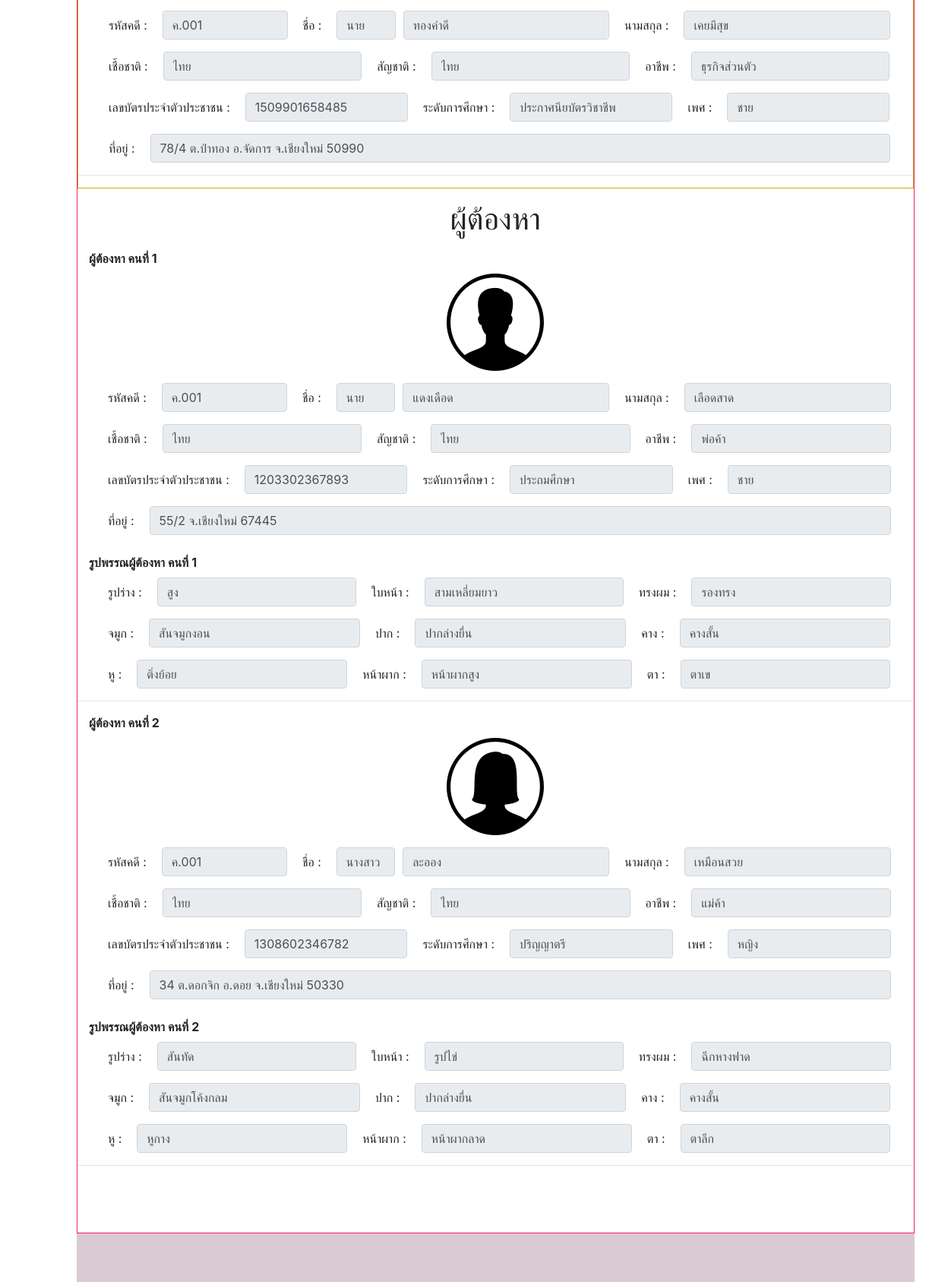
The app's page /module/main/home.php?datacase=ค.001&module=1&action=1 (signed in, lower part), older data.
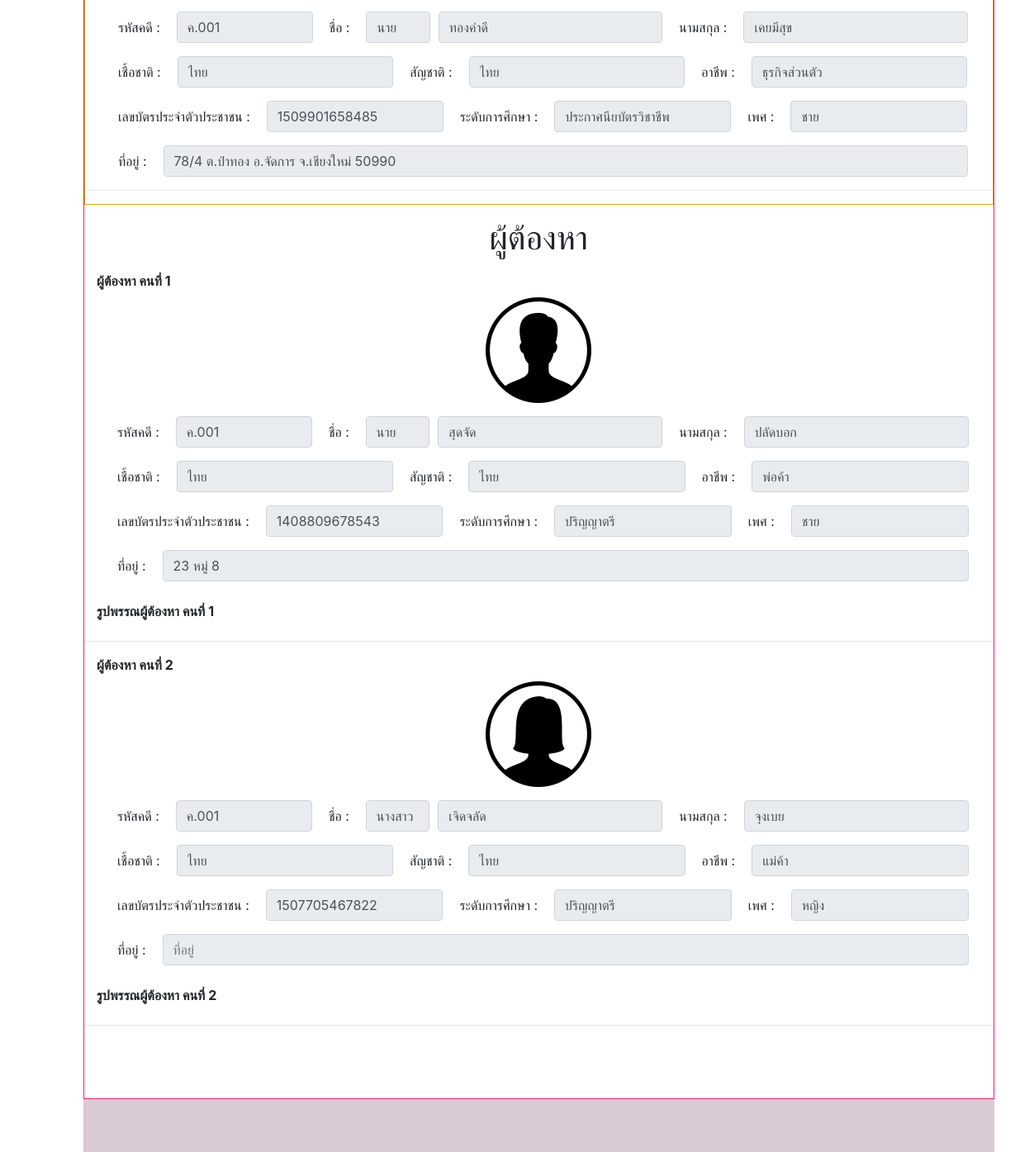
The same page, newer data.
### tables this page shows
CREATE TABLE `victim` (
  `case_id` varchar(255) NOT NULL,
  `title_name` varchar(255) NOT NULL,
  `victim_name` varchar(255) NOT NULL,
  `victim_lastname` varchar(255) NOT NULL,
  `victim_sex` tinyint(2) NOT NULL,
  `victim_idcard` char(13) NOT NULL,
  `victim_address` text DEFAULT NULL,
  `victim_education` tinyint(2) NOT NULL,
  `victim_image` varchar(255) DEFAULT NULL,
  `victim_race` varchar(255) NOT NULL,
  `victim_nationality` varchar(255) NOT NULL,
  `victim_career` varchar(255) NOT NULL
);

CREATE TABLE `education` (
  `edu_id` tinyint(2) NOT NULL,
  `edu_name` varchar(255) NOT NULL
);

CREATE TABLE `villain` (
  `case_id` varchar(255) NOT NULL,
  `title_name` varchar(255) NOT NULL,
  `villain_name` varchar(255) NOT NULL,
  `villain_lastname` varchar(255) NOT NULL,
  `villain_sex` tinyint(2) NOT NULL,
  `villain_idcard` char(13) NOT NULL,
  `villain_address` text DEFAULT NULL,
  `villain_education` tinyint(2) DEFAULT NULL,
  `villain_image` varchar(255) DEFAULT NULL,
  `villain_race` varchar(255) NOT NULL,
  `villain_nationality` varchar(255) NOT NULL,
  `villain_career` varchar(255) NOT NULL
);

CREATE TABLE `villain_body` (
  `body_id` tinyint(2) NOT NULL,
  `body_name` varchar(255) NOT NULL
);

CREATE TABLE `villain_face` (
  `face_id` tinyint(2) NOT NULL,
  `face_name` varchar(255) NOT NULL
);

CREATE TABLE `villain_hair` (
  `hair_style_id` tinyint(2) NOT NULL,
  `hair_name` varchar(255) NOT NULL
);

CREATE TABLE `villain_nose` (
  `nose_id` tinyint(2) NOT NULL,
  `nose_name` varchar(255) NOT NULL
);

CREATE TABLE `villain_mouth` (
  `mouth_id` tinyint(2) NOT NULL,
  `mouth_name` varchar(255) NOT NULL
);

CREATE TABLE `villain_chin` (
  `chin_id` tinyint(2) NOT NULL,
  `chin_name` varchar(255) NOT NULL
);

CREATE TABLE `villain_ears` (
  `ears_id` tinyint(2) NOT NULL,
  `ears_name` varchar(255) NOT NULL
);

CREATE TABLE `villain_forehead` (
  `forehead_id` tinyint(2) NOT NULL,
  `forehead_name` varchar(255) NOT NULL
);

CREATE TABLE `villain_eyes` (
  `eyes_id` tinyint(2) NOT NULL,
  `eyes_name` varchar(255) NOT NULL
);

### module/view/view_data.php (the view, shortened to what the rows shown need)
<?php
$con = connect_db();
  ?>
<div class="container bigbody">
    <div class="col-md">
    <section class="bf-footer">
    <div class="victim">
      <br>
      <form>
      <?php
      if(empty($_GET['datacase'])){
        $data = "";
      }else{
        $data=$_GET['datacase'];
        $result_chk_victim = mysqli_query($con,"SELECT case_id FROM victim  WHERE case_id = '$data'")or die("resualt_chk_victim sqli error".mysqli_error($con));
        $result_victim = mysqli_query($con,"SELECT vm.title_name, vm.victim_name,vm.victim_lastname,vm.victim_sex,vm.victim_idcard,vm.victim_address,ed.edu_name,vm.victim_image,vm.victim_race,vm.victim_nationality,vm.victim_career FROM victim as vm  INNER JOIN education as ed ON vm.victim_education = ed.edu_id WHERE case_id = '$data'")or die("resualt_victim sqli error".mysqli_error($con));
        list($case_id)=mysqli_fetch_row($result_chk_victim);
        if(empty($case_id)){
          ?><script>swal("sorry!", "ไม่พบข้อมูลบางส่วน!", "error")</script><?php
          echo "<h5 class='text-center'>----ไม่พบข้อมูล----</h5>";
        }else {
        while(list($title_name,$victim_name,$victim_lastname,$victim_sex,$victim_idcard,$victim_address,$victim_education,$victim_image,$victim_race,$victim_nationality,$victim_careen)=mysqli_fetch_row($result_victim)){
          if($victim_sex == 1){
            $sex_name = "ชาย";
          }else{
            $sex_name = "หญิง";
          }
        ?>
         <div class="col-md">
          <div class="col-md">
          <div class="form-row">
          <div>
              <label class="col-sm col-form-label">รหัสคดี : </label>
          </div>
          <div class="col-2">
              <input type="text" class="form-control" placeholder="รหัสคดี <?php echo $case_id; ?>" value="<?php echo $case_id; ?>" readonly>
            </div>
            <div>
              <label class="col-sm col-form-label">ชื่อ : </label>
            </div>
            <div class="col-1">
              <input type="text" class="form-control" placeholder="คำนำหน้าชื่อ" value="<?php echo $title_name; ?>" readonly>
            </div>
            <div class="col-md">
              <input type="text" class="form-control" placeholder="ชื่อ" value="<?php echo $victim_name; ?>" readonly>
            </div>
            <div>
              <label class="col-sm col-form-label">นามสกุล : </label>
            </div>
            <div class="col-md">
              <input type="text" class="form-control" placeholder="นามสกุล" value="<?php echo $victim_lastname; ?>" readonly>
            </div>
            </div>
          </div>
          <div class="col-md">
          <div class="form-row">
            <div>
              <label class="col-sm col-form-label">เชื้อชาติ : </label>
            </div>
            <div class="col-md">
              <input type="text" class="form-control" placeholder="เชื้อชาติ" value="<?php echo $victim_race; ?>" readonly>
            </div>
            <div>
              <label class="col-sm col-form-label">สัญชาติ : </label>
            </div>
            <div class="col-md">
              <input type="text" class="form-control" placeholder="สัญชาติ" value="<?php echo $victim_nationality; ?>" readonly>
            </div>
            <div>
              <label class="col-sm col-form-label">อาชีพ : </label>
            </div>
            <div class="col-md">
            <input type="text" class="form-control" placeholder="อาชีพ" value="<?php echo $victim_careen; ?>" readonly>
            </div>
          </div>
          </div>
        <div class="col-md">
          <div class="form-row">
          <div>
              <label class="col-sm col-form-label">เลขบัตรประจำตัวประชาชน : </label>
            </div>
            <div class="col-md">
              <input type="text" class="form-control" placeholder="เลขบัตรประจำตัวประชาชน" value="<?php echo $victim_idcard; ?>" readonly>
            </div>
            <div>
              <label class="col-sm col-form-label">ระดับการศึกษา : </label>
            </div>
            <div class="col-md">
              <input type="text" class="form-control" placeholder="ระดับการศึกษา" value="<?php echo $victim_education; ?>" readonly>
            </div>
            <div>
              <label class="col-sm col-form-label">เพศ : </label>
            </div>
            <div class="col-md">
              <input type="text" class="form-control" placeholder="เพศ" value="<?php echo $sex_name; ?>" readonly>
            </div>
          </div>
        </div>
            <div class="col-md">
            <div class="form-row">
            <div>
              <label class="col-sm col-form-label">ที่อยู่ : </label>
            </div>
            <div class="col-md">
            <input type="text" class="form-control" placeholder="ที่อยู่" value="<?php echo $victim_address; ?>" readonly>
            </div>
            </div>
          </div>
        </div>
        <hr>
      <?php
      }
    }
  }
      ?>
      </form>
     </div>
     <div class="villain">
     <p><h1 class="text-center">ผู้ต้องหา</h1></p>
     <form>
      <?php
      if(empty($_GET['datacase'])){
        $data = "";
      }else{
        $data=$_GET['datacase'];
        $i=1;
        $result_chk_villain = mysqli_query($con,"SELECT case_id FROM villain WHERE case_id = '$data'")or die("resualt_villain sqli error".mysqli_error($con));
        $result_villain = mysqli_query($con,"SELECT vl.title_name,vl.villain_name,vl.villain_lastname,vl.villain_sex,vl.villain_idcard,vl.villain_address,ed.edu_name,vl.villain_image,vl.villain_race,vl.villain_nationality,vl.villain_career FROM villain as vl INNER JOIN education as ed ON vl.villain_education = ed.edu_id WHERE case_id = '$data'")or die("resualt_villain sqli error".mysqli_error($con));
        list($case_id)=mysqli_fetch_row($result_chk_villain);
        if(empty($case_id)){
          ?><script>swal("sorry!", "ไม่พบข้อมูลบางส่วน!", "error")</script><?php
          echo "<h5 class='text-center'>----ไม่พบข้อมูล----</h5>";
        }else{
        while(list($title_name,$villain_name,$villain_lastname,$villain_sex,$villain_idcard,$villain_address,$villain_education,$villain_image,$villain_race,$villain_nationality,$villain_career)=mysqli_fetch_row($result_villain)){
          if($villain_sex == 1){
            $sex_name = "ชาย";
          }else{
            $sex_name = "หญิง";
          }
        ?>
         <div class="col-md">
          <b><label for="formGroupExampleInput">ผู้ต้องหา คนที่ <?php echo $i; ?></label></b>
          <p><img src="../../image/<?php echo $villain_image; ?>.png" class="img-fluid mx-auto d-block" alt="Responsive image"></p>
          <div class="col-md">
          <div class="form-row">
          <div>
              <label class="col-sm col-form-label">รหัสคดี : </label>
          </div>
          <div class="col-2">
              <input type="text" class="form-control" placeholder="รหัสคดี <?php echo $case_id; ?>" value="<?php echo $case_id; ?>" readonly>
            </div>
            <div>
              <label class="col-sm col-form-label">ชื่อ : </label>
            </div>
            <div class="col-1">
              <input type="text" class="form-control" placeholder="คำนำหน้าชื่อ" value="<?php echo $title_name; ?>" readonly>
            </div>
            <div class="col-md">
              <input type="text" class="form-control" placeholder="ชื่อ" value="<?php echo $villain_name; ?>" readonly>
            </div>
            <div>
              <label class="col-sm col-form-label">นามสกุล : </label>
            </div>
            <div class="col-md">
              <input type="text" class="form-control" placeholder="นามสกุล" value="<?php echo $villain_lastname; ?>" readonly>
            </div>
            </div>
            </div>
          <div class="col-md">
          <div class="form-row">
            <div>
              <label class="col-sm col-form-label">เชื้อชาติ : </label>
            </div>
            <div class="col-md">
              <input type="text" class="form-control" placeholder="เชื้อชาติ" value="<?php echo $villain_race; ?>" readonly>
            </div>
            <div>
              <label class="col-sm col-form-label">สัญชาติ : </label>
            </div>
            <div class="col-md">
              <input type="text" class="form-control" placeholder="สัญชาติ" value="<?php echo $villain_nationality; ?>" readonly>
            </div>
            <div>
              <label class="col-sm col-form-label">อาชีพ : </label>
            </div>
            <div class="col-md">
            <input type="text" class="form-control" placeholder="อาชีพ" value="<?php echo $villain_career; ?>" readonly>
            </div>
          </div>
          </div>
            <div class="col-md">
              <div class="form-row">
              <div>
                  <label class="col-sm col-form-label">เลขบัตรประจำตัวประชาชน : </label>
                </div>
                <div class="col-md">
                  <input type="text" class="form-control" placeholder="เลขบัตรประจำตัวประชาชน" value="<?php echo $villain_idcard; ?>" readonly>
                </div>
                <div>
                  <label class="col-sm col-form-label">ระดับการศึกษา : </label>
                </div>
                <div class="col-md">
                  <input type="text" class="form-control" placeholder="ระดับการศึกษา" value="<?php echo $villain_education; ?>" readonly>
                </div>
                <div>
                  <label class="col-sm col-form-label">เพศ : </label>
                </div>
                <div class="col-md">
                  <input type="text" class="form-control" placeholder="เพศ" value="<?php echo $sex_name; ?>" readonly>
                </div>
              </div>
            </div>
            <div class="col-md">
            <div class="form-row">
            <div>
              <label class="col-sm col-form-label">ที่อยู่ : </label>
            </div>
            <div class="col-md">
            <input type="text" class="form-control" placeholder="ที่อยู่" value="<?php echo $villain_address; ?>" readonly>
            </div>
            </div>
          </div>
          <br>
              <b><label for="formGroupExampleInput">รูปพรรณผู้ต้องหา คนที่ <?php echo $i;?></label></b>
            <?php
                $result_villain_iden=mysqli_query($con,"SELECT vb.body_name,vc.chin_name,vea.ears_name,vey.eyes_name,vf.face_name,vfo.forehead_name,vh.hair_name,vm.mouth_name,vn.nose_name
                FROM villain_identities as vi INNER JOIN villain_body as vb on vi.body_villain = vb.body_id
                INNER JOIN villain_chin as vc ON vi.chin_villain = vc.chin_id INNER JOIN villain_ears as vea ON vi.eyes_villain = vea.ears_id
                INNER JOIN villain_eyes as vey ON vi.eyes_villain = vey.eyes_id INNER JOIN villain_face as vf ON vi.face_villain = vf.face_id
                INNER JOIN villain_forehead as vfo ON vi.forehead_villain = vfo.forehead_id INNER JOIN villain_hair as vh ON vi.hair_style_villain = vh.hair_style_id
                INNER JOIN villain_mouth as vm ON vi.mouth_villain = vm.mouth_id INNER JOIN villain_nose as vn ON vi.nose_villain = vn.nose_id WHERE vi.villain_idcard = '$villain_idcard'")or die("sql selete error form result_vilain_iden".mysqli_error($con));
                while(list($body_name,$chin_name,$ears_name,$eyes_name,$face_name,$forehead_name,$hair_name,$mouth_name,$nose_name)=mysqli_fetch_row($result_villain_iden)){
              ?>
            <div class="col-md">
            <div class="form-row">
              <div>
                <label class="col-sm col-form-label">รูปร่าง : </label>
              </div>
              <div class="col-md">
                <input type="text" class="form-control" value="<?php echo $body_name ?>" readonly>
              </div>
              <div>
                <label class="col-sm col-form-label">ใบหน้า : </label>
              </div>
              <div class="col-md">
                <input type="text" class="form-control" value="<?php echo $face_name ?>" readonly>
              </div>
              <div>
                <label class="col-sm col-form-label">ทรงผม : </label>
              </div>
              <div class="col-md">
                <input type="text" class="form-control" value="<?php echo $hair_name ?>" readonly>
              </div>
                </div>
                </div>
            <div class="col-md">
            <div class="form-row">
              <div>
                <label class="col-sm col-form-label">จมูก : </label>
              </div>
              <div class="col-md">
                <input type="text" class="form-control" value="<?php echo $nose_name ?>" readonly>
              </div>
              <div>
                <label class="col-sm col-form-label">ปาก : </label>
              </div>
              <div class="col-md">
                <input type="text" class="form-control" value="<?php echo $mouth_name ?>" readonly>
              </div>
              <div>
                <label class="col-sm col-form-label">คาง : </label>
              </div>
              <div class="col-md">
                <input type="text" class="form-control" value="<?php echo $chin_name ?>" readonly>
              </div>
          </div>
          </div>
            <div class="col-md">
            <div class="form-row">
                <div>
                  <label class="col-sm col-form-label">หู : </label>
                </div>
                <div class="col-md">
                  <input type="text" class="form-control" value="<?php echo $ears_name ?>" readonly>
                </div>
                <div>
                  <label class="col-sm col-form-label">หน้าผาก : </label>
                </div>
                <div class="col-md">
                  <input type="text" class="form-control" value="<?php echo $forehead_name?>" readonly>
                </div>
                <div>
                  <label class="col-sm col-form-label">ตา : </label>
                </div>
                <div class="col-md">
                  <input type="text" class="form-control" value="<?php echo $eyes_name ?>" readonly>
                </div>
          </div>
          </div>
          <?php } ?>
        </div>
        <hr>
        <?php
        $i++;
        }
      }
    }
      ?>
      </div>
     <br>
     <br>
     <br>
</section>
</div>

Row changes from the older to the newer data that the page shows:
removed villain: villain_image (picture), value "ค.001", title_name "นาย", villain_name "แดงเดือด", villain_lastname "เลือดสาด", villain_race "ไทย", villain_nationality "ไทย", villain_career "พ่อค้า", villain_idcard "1203302367893", villain_education.edu_name "ประถมศึกษา", villain_sex "ชาย", villain_address "55/2 จ.เชียงใหม่ 67445"
no longer on this page (row unchanged): villain_body: body_name "สูง", face_name "สามเหลี่ยมยาว", hair_name "รองทรง", nose_name "สันจมูกงอน", mouth_name "ปากล่างยื่น", chin_name "คางสั้น", ears_name "ติ่งย้อย", forehead_name "หน้าผากสูง", eyes_name "ตาเข"
removed villain: villain_image (picture), value "ค.001", title_name "นางสาว", villain_name "ละออง", villain_lastname "เหมือนสวย", villain_race "ไทย", villain_nationality "ไทย", villain_career "แม่ค้า", villain_idcard "1308602346782", villain_education.edu_name "ปริญญาตรี", villain_sex "หญิง", villain_address "34 ต.ดอกจิก อ.ดอย จ.เชียงใหม่ 50330"
no longer on this page (row unchanged): villain_body: body_name "สันทัด", face_name "รูปไข่", hair_name "ฉีกหางฟาด", nose_name "สันจมูกโค้งกลม", mouth_name "ปากล่างยื่น", chin_name "คางสั้น", ears_name "หูกาง", forehead_name "หน้าผากลาด", eyes_name "ตาลึก"
added villain: villain_image (picture), value "ค.001", title_name "นาย", villain_name "สุดจัด", villain_lastname "ปลัดบอก", villain_race "ไทย", villain_nationality "ไทย", villain_career "พ่อค้า", villain_idcard "1408809678543", villain_education.edu_name "ปริญญาตรี", villain_sex "ชาย", villain_address "23 หมู่ 8"
added villain: villain_image (picture), value "ค.001", title_name "นางสาว", villain_name "เจิดจลัด", villain_lastname "จุงเบย", villain_race "ไทย", villain_nationality "ไทย", villain_career "แม่ค้า", villain_idcard "1507705467822", villain_education.edu_name "ปริญญาตรี", villain_sex "หญิง"
